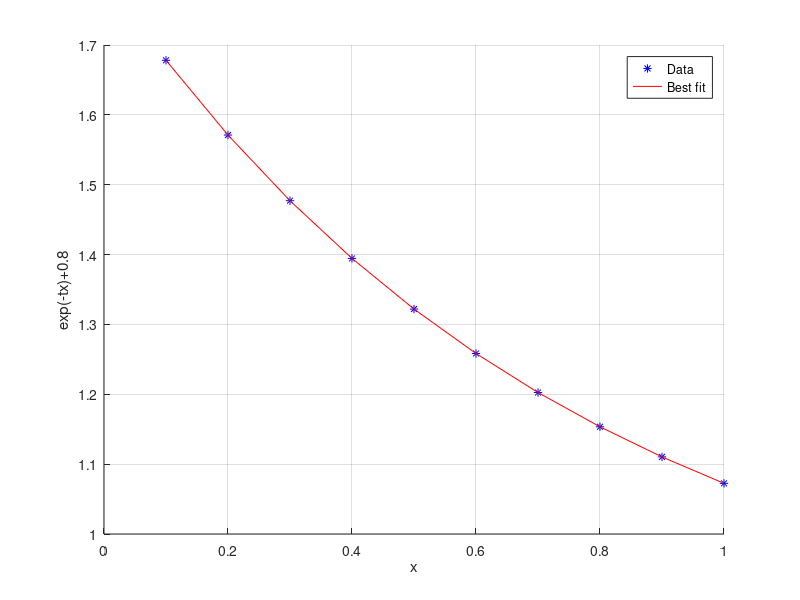

The MATLAB script that drew this image:
% ©2020 HP.
clc;
clear;
clf;

x = [0.1 0.2 0.3 0.4 0.5 0.6 0.7 0.8 0.9 1.0]
%x = linspace(0.1, 1, 10)
y = [1.6781 1.5711 1.4771 1.3945 1.3220 1.2584 1.2025 1.1535 1.1104 1.0725]
func = @(t) exp(-t*x)+0.8-y
x0 = 3;

pkg load optim
t = lsqnonlin(func,x0)

hold on
grid on
plot(x, y, 'b*');
plot( x, exp(-t*x)+0.8,'r-');
hold off
legend('Data','Best fit')
xlabel('x')
ylabel('exp(-tx)+0.8')
